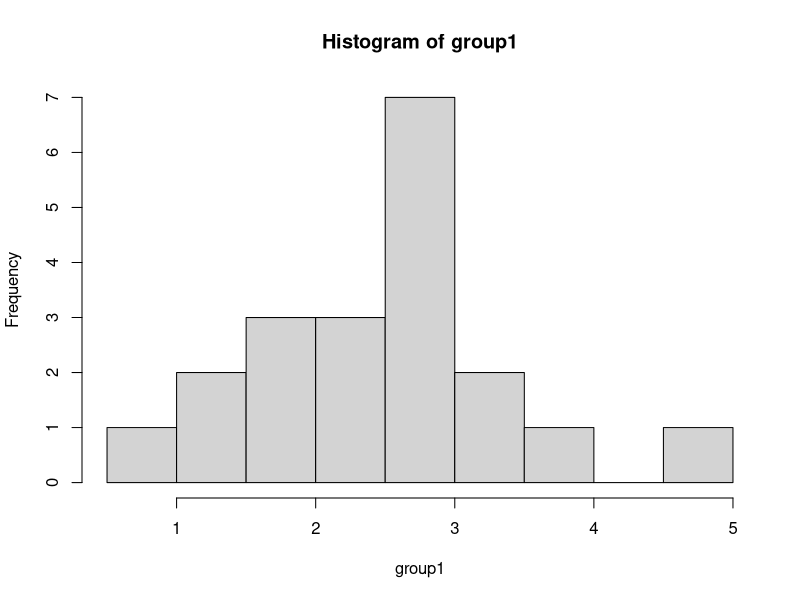
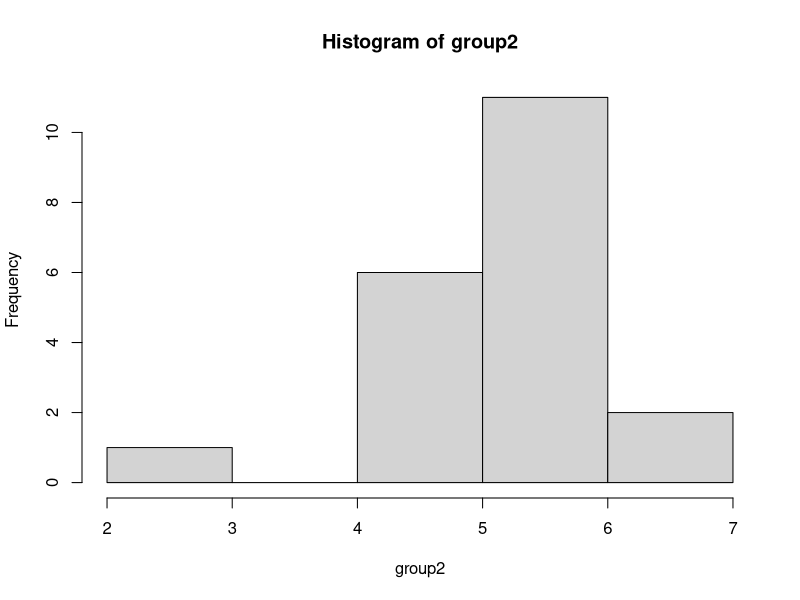
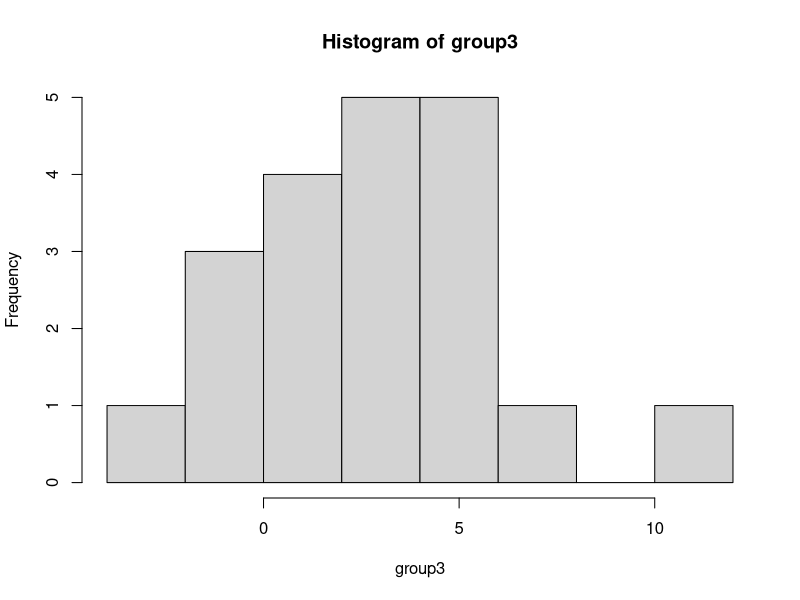
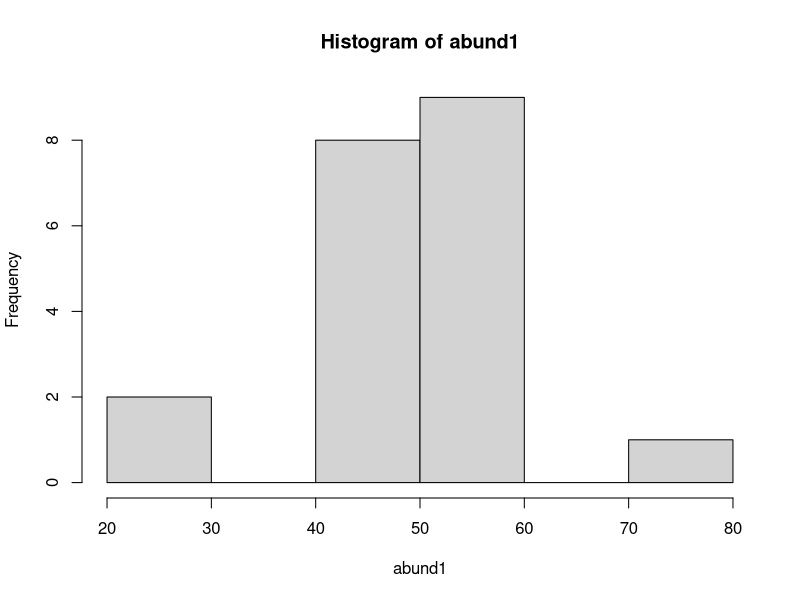
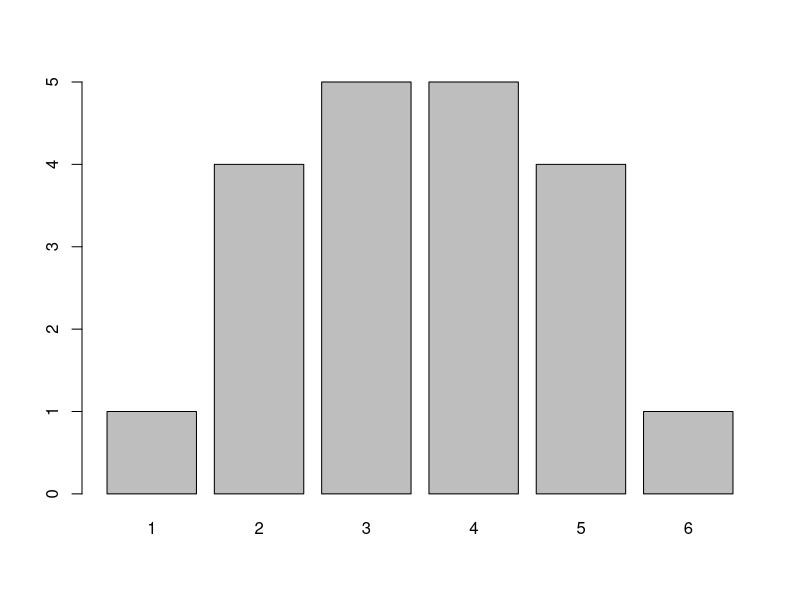
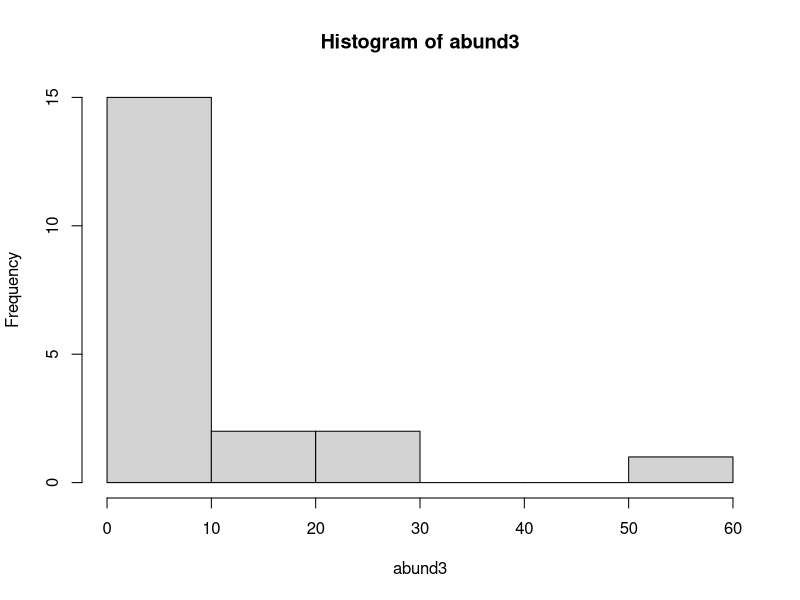

Generate these figures, in order, with R:
install.packages('boot')
library(boot)
#why simulate data?
#Saves time: write parts of code before you have data
#Baseline for comparisons: check assumptions in your data 
#Test new stats techniques 
#
#Part 1: Normally distributed data ---------------
#Start with groups of data 
#for t-tests or ANOVA
#
#
#Simulate groups wiht 20 observations
group1 <- rnorm(n = 20, mean = 2, sd  = 1)
hist(group1)

#change some parameters
group2 <-  rnorm(n = 20, mean = 5, sd = 1)
group3 <- rnorm(n = 20, mean = 2, sd = 3)

hist(group2)
hist(group3)



#simulate data for linear regeression
#Two continuous normal variables 
# Start simple: assume an intercept of 0
# Call the slope beta1
# x is the predictor variable

# start with a constant slope
beta1 <- 1

#predicotr variable is normally distributed
x <- rnorm(n = 20)

#linear model
y <- beta1*x
y == x #testing y=x, true

#play with different sloptes
beta1 <- 1.5
y <- beta1*x


#add an intercept
beta0 <- 2
y <- beta0 + beta1*x

#adding covariate from a different distribution 




#Part 2: Abundance/count data ####
#Option 1: data are normal-ish
#use round() to remove decimals 
abund1 <- round(rnorm(n = 20, mean = 50, sd = 10))
hist(abund1)


#option 2: Poisson distribution 
abund2 <- rpois(n = 20, lambda = 3) #lambda is similar to the mean for poisson distribution, always has to be positive
barplot(table(abund2))#table is going to count each time number appears to tally up occurrences 


#Sometimes the environemtn affects coutns
#To account for taht, first create our lambdas (means)
#tehn use lambdas to get counts


#use a regression to get intial values
pre.lambda <- beta0 + beta1*x
#inverse log make lambdas positive
lambda <- exp(pre.lambda) #exp is inverse log

#use created lambdas to get coutns
abund3 <- rpois(n = 20, lambda =lambda)
hist(abund3)



#Part 3: Occupancy, presence/absence data ####
#Option 1: get probability from beta distribution
probs <- rbeta(n = 20, shape = 1, shape2 =1)
occ1 <- rbinom(n = 20, size = 1, prob = probs)
